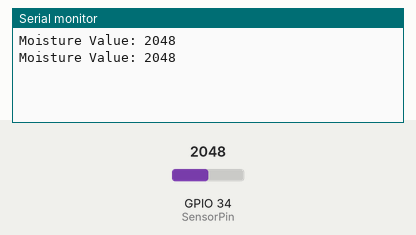
Recording of a sketch running on a simulated ESP32. Parts: the last lines printed to the serial monitor. Inputs (shaded band) come from the test bench; at power-on: GPIO 34 (SensorPin) = 2048.

Above: at 1.8 s.
1.9 s: GPIO 34 (SensorPin) set to 2866
At 2.8 s:
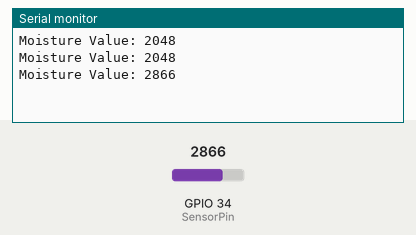
3.4 s: GPIO 34 (SensorPin) set to 3603
At 4.8 s:
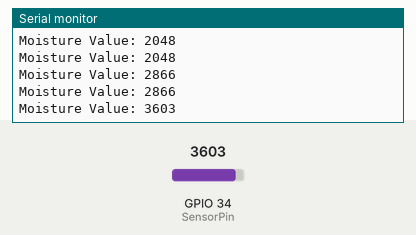
Timing chart, 0 to 6.4 s (numbered marks = the images above; inputs shaded):
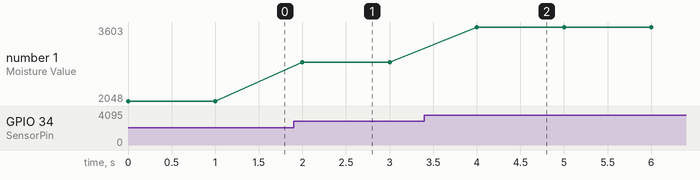

The sketch:

Code_Get_MoistureSensor_Value.ino
```cpp
//Get Capacitive Soil Moisture Sensor V2.0 Reading (MAX & MIN)
//Provide 3.3V across VCC & GND, and connect AOUT pin with D34 of ESP32
//YouTube Video: https://youtu.be/hs1B99utAWY


#define SensorPin       34  //D34
int     sensorVal;

void setup() {
  // Set up serial monitor
  Serial.begin(115200);
}

void loop() {
  sensorVal = analogRead(SensorPin);
  Serial.print("Moisture Value: ");
  Serial.println(sensorVal);
  delay(1000);
}
```

Measured:
- after the input at 1.9 s, the serial monitor: prints a new line after 0.10 s (image 1)
- after the input at 3.4 s, the serial monitor: prints a new line after 0.60 s (image 2)
- plotted number 1: 2048 → 2866 after the input at 1.9 s, 2866 → 3603 after the input at 3.4 s
